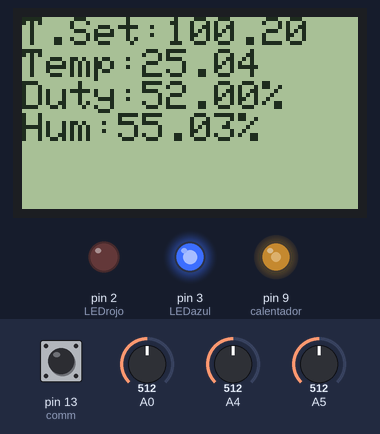
This sketch was run on a simulated Arduino Uno, built with avr-gcc and run on an emulated ATmega328P. Parts: 84×48 one-colour display, output pins drawn as LEDs (lit = HIGH). The inputs (shaded band) are chosen by the test bench; at power-on: A0 = 512, A4 = 512, pin 13 (comm) HIGH, A5 = 512. The display library's start-up logo is not drawn; what the sketch prints to the serial monitor is not drawn.

Above: at 1.7 s.
1.8 s: A0 set to 559
At 2.4 s:
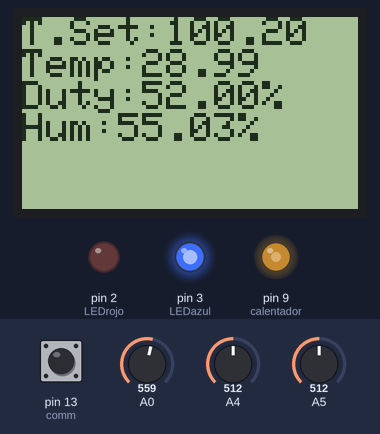
3.3 s: A0 set to 588
At 3.7 s:
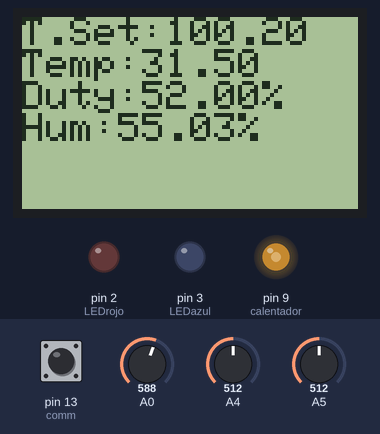
4.8 s: A4 set to 172
At 6.0 s:
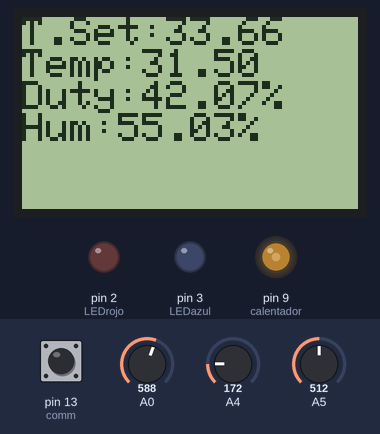
6.3 s: A4 set to 151
At 7.0 s:
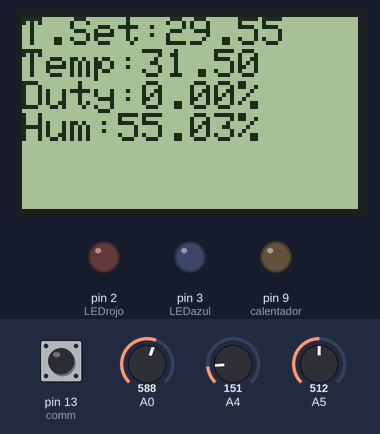
7.8 s: A0 set to 681
At 8.2 s:
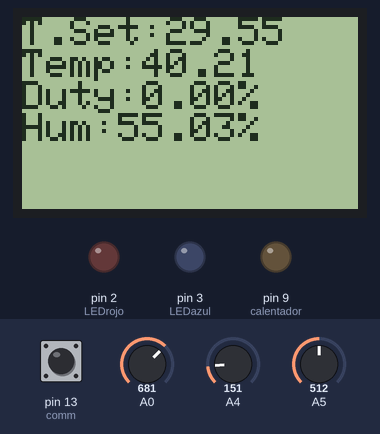
9.3 s: A0 set to 707
At 10.5 s:
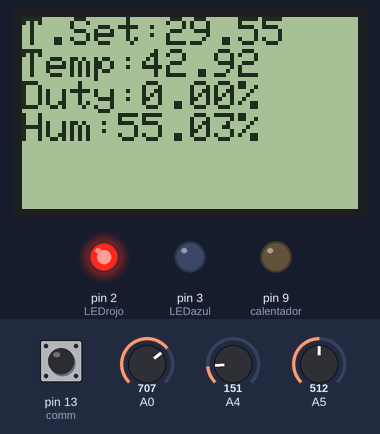
Timing chart, 0 to 11.8 s (numbered marks = the images above; inputs shaded):
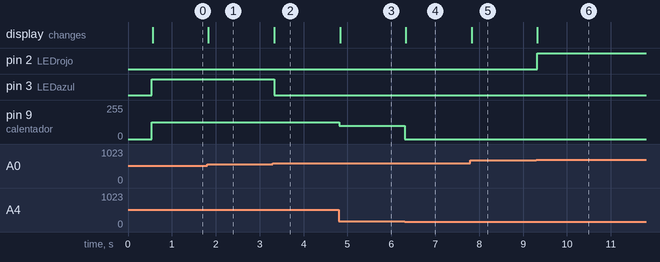

The sketch:

incubadora.ino
```cpp
#include <Adafruit_PCD8544.h>
#include <avr/io.h>
#include <util/delay.h>
#include <math.h>
#include <stdio.h>

//definición de pines
const int LEDazul=3;
const int LEDrojo=2;
const int calentador=9;
const int comm=13;

// definimos LCD
Adafruit_PCD8544 display = Adafruit_PCD8544(7, 5, 6, 4, 8);
#define NUMFLAKES 10
#define XPOS 0
#define YPOS 1
#define DELTAY 2

//definicion de parámetros necesarios para las ecuaciones de S-H para estimar la temperatura a partir del termistor
float R1 = 100000; //resistencia de 100k en serie con el termistor.
float logR2, R2, TEMPERATURA;

//coeficientes de steinhart-hart, obtenidos de: https://www.thinksrs.com/downloads/programs/Therm%20Calc/NTCCalibrator/NTCcalculator.htm
float c1 = 0.8586139205e-03, c2 = 2.059709585e-04, c3 = 0.8130635267e-07;

float dutyCycle;
int valorCalentador=0;

int valorTermistor; //numero de 0 a 1023 entrada A0
float voltajeTermistor; //numero 0 a 5 entrada A04

float valorDeseado;
float valorDeseadoDisplay;

int valorHumedad; //numero de 0 a 1023 entrada A5
float humedadNormalizada; //numero 0 a 100 entrada A5
float humedadDisplay;

float error;

void hart(){ //uiliza una ecuación para estimar la temperatura de acuerdo a la resistencia del termistor
  R2 = R1 * (1023.0 / (float)valorTermistor - 1.0);
  logR2 = log(R2);
  TEMPERATURA = (1.0 / (c1 + c2*logR2 + c3*logR2*logR2*logR2)); //ecuacion de S-H, da temperatura en kelvin
  TEMPERATURA = TEMPERATURA -273.15; //convertimos a grados centigrados la temperatura
}

void alerta_seguridad(){ //se activa un led rojo si la temperatura es superior a 42 grados o un led azul si es menor a 30 grados
  if ((TEMPERATURA < 30)){ //2.74V -> 30 grados celsius
    digitalWrite(LEDazul, HIGH);
    digitalWrite(LEDrojo, LOW);
  }
  else if ((TEMPERATURA > 30) & (TEMPERATURA < 42)){ //funcionamiento normal
    digitalWrite(LEDrojo, LOW);
    digitalWrite(LEDazul, LOW);
  }
  else if ((TEMPERATURA > 42)){ //3.26V -> 42 grados celsius
    digitalWrite(LEDazul, LOW);
    digitalWrite(LEDrojo, HIGH);
  }
}

void indicador_humedad(){ //enciende el led integrado si se supera el 50% de humedad relativa
  if (humedadNormalizada > 50){
    digitalWrite(LED_BUILTIN, HIGH);
  }
  else{
    digitalWrite(LED_BUILTIN, LOW);
  }
}

void blink(){ //parpadea el led integrado
  //led parpadea una vez cada vez que inicia el loop
  digitalWrite(LED_BUILTIN, HIGH);
  delay(300);
  digitalWrite(LED_BUILTIN, LOW);
  delay(300);
}

float ajusteCalentador(float target){
  // Checks de seguridad para prevenir cocinar los huevos
  if(target > 42){
    if(TEMPERATURA <= 42){
      analogWrite(calentador, roundf(42*(255/80)));
      return 42*100/80;
    }else{
      analogWrite(calentador, roundf(0*(255/80)));
      return 0*100/80;
    }
  }else if(target < 30){
    if(TEMPERATURA >= 30){
      analogWrite(calentador, roundf(0*(255/80)));
      return 0*100/80;
    }else{
      analogWrite(calentador, roundf(30*(255/80)));
      return 30*100/80;
    }
  }else{
    if(target < TEMPERATURA){
      analogWrite(calentador, roundf(0*(255/80)));
      return 0*100/80;
    }else{
      analogWrite(calentador, roundf(target*(255/80)));
      return target*100/80;
    }
  }
}

void display_refresh(){
  display.setCursor(0,0);
  display.print("T.Set:");
  display.println(valorDeseadoDisplay);
  display.print("Temp:");
  display.println(TEMPERATURA);
  display.print("Duty:");
  display.print(dutyCycle);
  display.println("%");
  display.print("Hum:");
  display.print(humedadDisplay);
  display.println("%");
  display.display();
  display.clearDisplay();
}

float pidControl(float set, float current){
    return set - current;
}

void setup() {
  Serial.begin(9600);
  Serial.println("PCD test");
  display.begin();
  display.setContrast(75);
  display.display(); // show splashscreen
  delay(500);
  display.clearDisplay();   // clears the screen and buffer
  display.setTextSize(1);
  display.setTextColor(BLACK);
  //configuracion de pines como salida
  pinMode(LED_BUILTIN, OUTPUT);
  pinMode(LEDazul, OUTPUT);
  pinMode(LEDrojo, OUTPUT);
  pinMode(comm, INPUT);
}

void loop() { // loop infinito
  if(digitalRead(comm) == LOW){
    Serial.print("TEMPERATURA:");
    Serial.print(TEMPERATURA);
    Serial.println(" C");
    Serial.print("HUMEDAD:");
    Serial.print(humedadDisplay);
    Serial.println("%");
  }
  valorDeseado = analogRead(A4);
  valorDeseadoDisplay = (valorDeseado)/5.11;

  valorTermistor = analogRead(A0); //leemos el voltaje que entra al pin A0, valor de 0 a 1023
  voltajeTermistor = valorTermistor/204.6; //convertimos el valor de 10 bits (0-1023) a un valor acorde al voltaje (0V-5V)

  valorHumedad = analogRead(A5); //leemos el voltaje que entra al pin A5, valor de 0 a 1023
  humedadNormalizada = valorHumedad/14.61428571; //convertimos el valor de 10 bits (0-1023) a un valor normalizado (0%-100%)
  humedadDisplay = humedadNormalizada+20;
  alerta_seguridad();

  hart();

  error = pidControl(valorDeseadoDisplay, TEMPERATURA);

  if(error != 0){
    dutyCycle = ajusteCalentador(TEMPERATURA+error);
  }else{
    dutyCycle = ajusteCalentador(0);
  }
  display_refresh();
}
```

Measured:
- the behaviour switches between 570 and 571 on A0 (found by bisection; images 1 and 2)
- the behaviour switches between 161 and 160 on A4 (found by bisection; images 3 and 4)
- the behaviour switches between 698 and 699 on A0 (found by bisection; images 5 and 6)
- after the input at 1.8 s, the display: changes at once (image 1)
- after the input at 3.3 s, pin 3 (LEDazul): HIGH → LOW at once; the display: changes at once (image 2)
- after the input at 4.8 s, pin 9 (calentador): 126/255 → 101/255 at once; the display: changes at once (image 3)
- after the input at 6.3 s, pin 9 (calentador): 101/255 → 0/255 at once; the display: changes at once (image 4)
- after the input at 7.8 s, the display: changes at once (image 5)
- after the input at 9.3 s, pin 2 (LEDrojo): LOW → HIGH at once; the display: changes at once (image 6)
